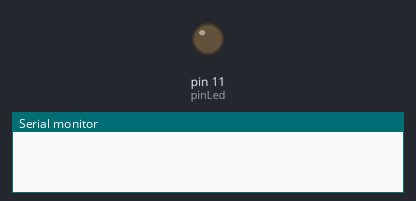
This sketch was run on a simulated Arduino Uno, built with avr-gcc and run on an emulated ATmega328P. Parts: output pins drawn as LEDs (lit = HIGH), the last lines printed to the serial monitor.

Above: at 0.05 s.
At 5.85 s:
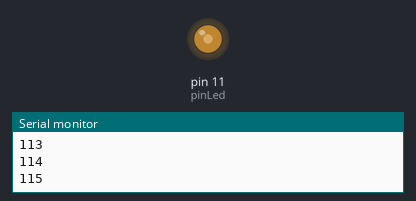
At 11.65 s:
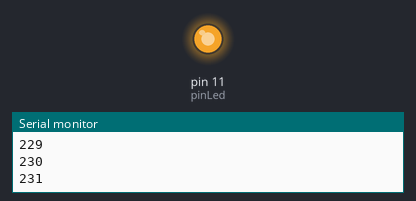
At 23.25 s:
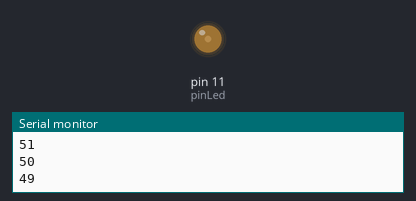
Timing chart, 0 to 33.4 s (numbered marks = the images above):
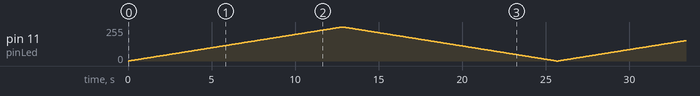

The sketch:

LED_con_PWM.ino
```cpp
//LEDs Ejemplo básico con salida PWM

int pinLed = 11;  //Le damos nombre a nuestro pin
int i;            //Variable para condicionales

void setup() {
  pinMode(pinLed, OUTPUT);  //Sería lo mismo que escribir pinMode(12, OUTPUT);

  Serial.begin(9600);
}

void loop() {               //Cambiar los valores de los delay
  for (int i = 0; i < 256; i++)
  {
    analogWrite(pinLed, i); //Encendemos el LED gradualmente
    delay(50);   //Esperamos 0.050 segundos
    Serial.println(i);
  }

  for (int i = 255; i > -1; i--)
  {
    analogWrite(pinLed, i); //Apagamos el LED gradualmente
    delay(50);              //Esperamos 0.050 segundos
    Serial.println(i);
  }
}
```
